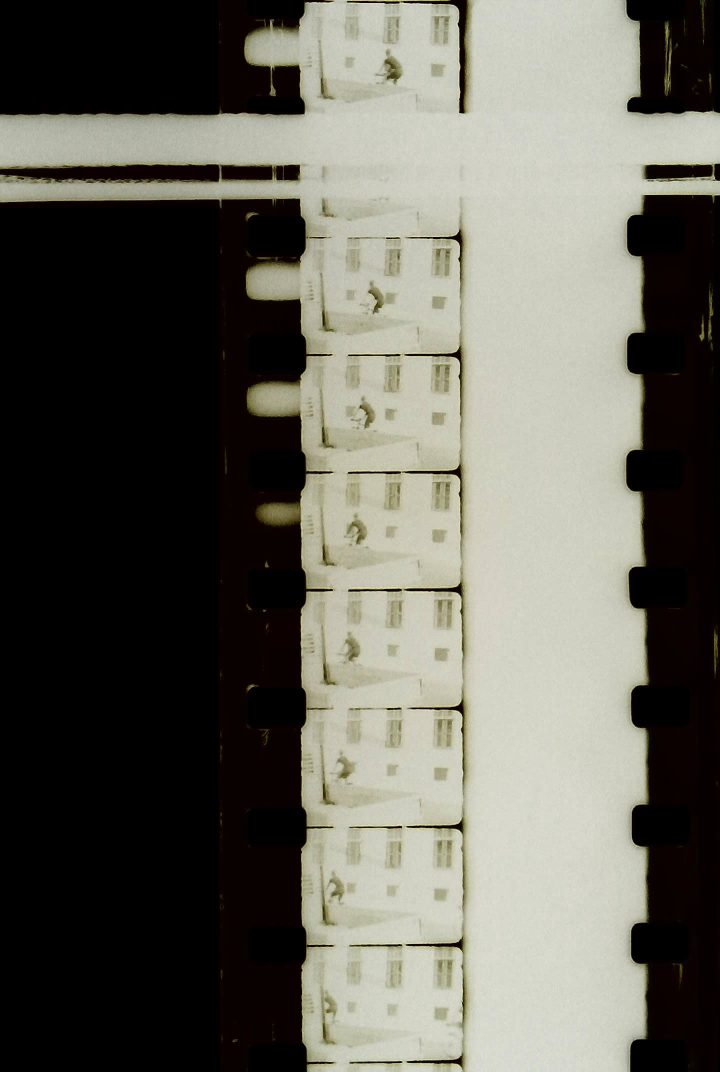
#> input picture example.jpeg, 1440 x 2144 px (shown at 1/2 size); its folder holds only this picture in this run
$ python -i frame_extractor.py   (imports and definitions only)
#> lines starting #> are read from the running program, lines starting #| are printed output that depends on the picture
import subprocess
import tempfile
from itertools import count, pairwise
from logging import getLogger
from pathlib import Path
from statistics import median_low

from deskew import determine_skew

from film_scanner.crop import crop_film
from film_scanner.frame_detect import detect_frames
from film_scanner.image_with_mask import ImageWithMask

logger = getLogger(__name__)


def generate_frame_name(tempdir: str):
    for c in count():
        yield f"{tempdir}/frame_{c:03}.bmp"


class FrameExtractor:
    def __init__(self) -> None:
        self.images = list[tuple[ImageWithMask, list[int]]]()

    # [79 lines left out: functions feed, extract_frames, not called in this run]

>>> import cv2
>>> picture = cv2.imread('../example.jpeg', cv2.IMREAD_GRAYSCALE)
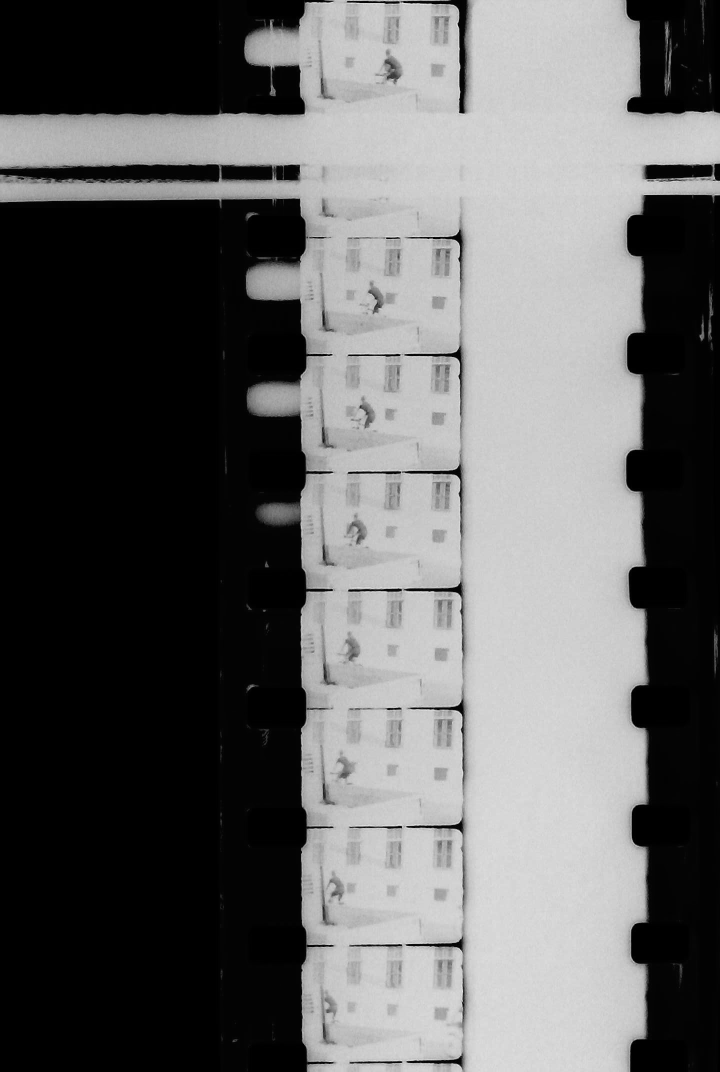
#> picture: shape (2144, 1440) (shown at 1/2 size); min 0, max 252, mean 99.1
>>> result = FrameExtractor().extract_frames(picture, 'out.png')
#> (the run stopped early here; a loop or call above may not have finished)
